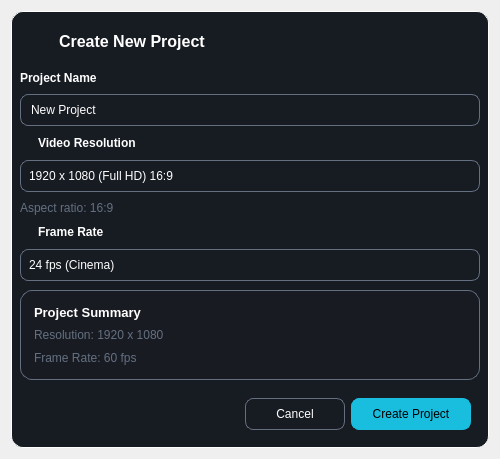
<?xml version="1.0" encoding="UTF-8"?>
<ui version="4.0">
 <class>NewProjectDialogClass</class>
 <widget class="QDialog" name="NewProjectDialogClass">
  <property name="geometry">
   <rect>
    <x>0</x>
    <y>0</y>
    <width>500</width>
    <height>459</height>
   </rect>
  </property>
  <property name="windowTitle">
   <string>NewProjectDialog</string>
  </property>
  <property name="styleSheet">
   <string notr="true">#mainWidget {
  background: #171B22;
  border: 1px solid white;
  border-radius: 12px;
}

QLabel {
  color: white;
}

#closeButton {
  background: transparent;
}

#aspectRatioLabel, #resolutionLabel, #framerateLabel {
  color: #647081;
}

#resumeWidget {
  background: #181B22;
  border: 1px solid #647081;
  border-radius: 12px;
}

#cancelButton {
  background: #171B22;
  color: white;
  border: 1px solid #647081;
  border-radius: 8px;
}

#cancelButton:hover {
  background-color: #1E2330;
  color: white;
}

#createProjectButton {
  background: #19BDDE;
  color: black;
  border: 1px solid #19BDDE;
  border-radius: 8px;
}

#createProjectButton:hover {
  background-color: #14A8C6;
  color: black;
}

QLineEdit {
  background: #171B22;
  color: white;
  border: 1px solid #647081;
  border-radius: 8px;
  padding-left: 8px;
}

QLineEdit:focus {
    border: 1px solid #19BDDE;
}

QComboBox {
  background: #171B22;
  color: white;
  border: 1px solid #647081;
  border-radius: 8px;
  padding-left: 8px;
}

QComboBox:focus {
    border: 1px solid #19BDDE;
}

QComboBox::drop-down {
    subcontrol-origin: padding;
    subcontrol-position: top right;
    width: 22px;
    border-left: 0px solid #444;
}

QComboBox::down-arrow {
    image: url(:/FrameFlow/down.svg);
    width: 10px;
    height: 10px;
}

QComboBox QAbstractItemView {
  background-color: #171B22;
  border: 1px solid white;
  selection-background-color: #00c853;
  selection-color: white;
  outline: none;
  color: white;
}

QComboBox QAbstractItemView::item {
    padding: 10px 0px;
}

QComboBox QAbstractItemView::item:hover {
  background-color: #2d2d2d;
}

QComboBox QScrollBar:vertical {
  width: 6px;
  background: transparent;
}
</string>
  </property>
  <layout class="QVBoxLayout" name="verticalLayout_2">
   <item>
    <widget class="QWidget" name="mainWidget" native="true">
     <layout class="QVBoxLayout" name="verticalLayout">
      <property name="spacing">
       <number>9</number>
      </property>
      <property name="leftMargin">
       <number>9</number>
      </property>
      <property name="topMargin">
       <number>9</number>
      </property>
      <property name="rightMargin">
       <number>9</number>
      </property>
      <property name="bottomMargin">
       <number>9</number>
      </property>
      <item>
       <widget class="QWidget" name="headerNewProjectWidget" native="true">
        <property name="sizePolicy">
         <sizepolicy hsizetype="Preferred" vsizetype="Fixed">
          <horstretch>0</horstretch>
          <verstretch>0</verstretch>
         </sizepolicy>
        </property>
        <layout class="QHBoxLayout" name="horizontalLayout">
         <property name="leftMargin">
          <number>9</number>
         </property>
         <property name="topMargin">
          <number>9</number>
         </property>
         <property name="rightMargin">
          <number>9</number>
         </property>
         <property name="bottomMargin">
          <number>9</number>
         </property>
         <item>
          <widget class="QLabel" name="label_2">
           <property name="minimumSize">
            <size>
             <width>24</width>
             <height>24</height>
            </size>
           </property>
           <property name="maximumSize">
            <size>
             <width>24</width>
             <height>24</height>
            </size>
           </property>
           <property name="text">
            <string/>
           </property>
           <property name="pixmap">
            <pixmap resource="frameflow.qrc">:/FrameFlow/video.svg</pixmap>
           </property>
           <property name="scaledContents">
            <bool>true</bool>
           </property>
          </widget>
         </item>
         <item>
          <widget class="QLabel" name="label">
           <property name="font">
            <font>
             <pointsize>12</pointsize>
             <bold>true</bold>
            </font>
           </property>
           <property name="text">
            <string>Create New Project</string>
           </property>
          </widget>
         </item>
         <item>
          <widget class="QPushButton" name="closeButton">
           <property name="minimumSize">
            <size>
             <width>18</width>
             <height>18</height>
            </size>
           </property>
           <property name="maximumSize">
            <size>
             <width>18</width>
             <height>18</height>
            </size>
           </property>
           <property name="cursor">
            <cursorShape>PointingHandCursor</cursorShape>
           </property>
           <property name="text">
            <string/>
           </property>
           <property name="icon">
            <iconset resource="frameflow.qrc">
             <normaloff>:/FrameFlow/close.svg</normaloff>:/FrameFlow/close.svg</iconset>
           </property>
           <property name="flat">
            <bool>true</bool>
           </property>
          </widget>
         </item>
        </layout>
       </widget>
      </item>
      <item>
       <widget class="QLabel" name="label_3">
        <property name="sizePolicy">
         <sizepolicy hsizetype="Preferred" vsizetype="Fixed">
          <horstretch>0</horstretch>
          <verstretch>0</verstretch>
         </sizepolicy>
        </property>
        <property name="font">
         <font>
          <bold>true</bold>
         </font>
        </property>
        <property name="text">
         <string>Project Name</string>
        </property>
       </widget>
      </item>
      <item>
       <widget class="QLineEdit" name="lineEdit">
        <property name="minimumSize">
         <size>
          <width>0</width>
          <height>32</height>
         </size>
        </property>
        <property name="maximumSize">
         <size>
          <width>16777215</width>
          <height>32</height>
         </size>
        </property>
        <property name="text">
         <string>New Project</string>
        </property>
       </widget>
      </item>
      <item>
       <widget class="QWidget" name="horizontalWidget" native="true">
        <property name="sizePolicy">
         <sizepolicy hsizetype="Preferred" vsizetype="Fixed">
          <horstretch>0</horstretch>
          <verstretch>0</verstretch>
         </sizepolicy>
        </property>
        <layout class="QHBoxLayout" name="horizontalLayout_2">
         <property name="spacing">
          <number>2</number>
         </property>
         <property name="leftMargin">
          <number>0</number>
         </property>
         <property name="topMargin">
          <number>0</number>
         </property>
         <property name="rightMargin">
          <number>0</number>
         </property>
         <property name="bottomMargin">
          <number>0</number>
         </property>
         <item>
          <widget class="QLabel" name="label_6">
           <property name="minimumSize">
            <size>
             <width>16</width>
             <height>16</height>
            </size>
           </property>
           <property name="maximumSize">
            <size>
             <width>16</width>
             <height>16</height>
            </size>
           </property>
           <property name="text">
            <string/>
           </property>
           <property name="pixmap">
            <pixmap resource="frameflow.qrc">:/FrameFlow/monitor.svg</pixmap>
           </property>
           <property name="scaledContents">
            <bool>true</bool>
           </property>
          </widget>
         </item>
         <item>
          <widget class="QLabel" name="label_5">
           <property name="font">
            <font>
             <bold>true</bold>
            </font>
           </property>
           <property name="text">
            <string>Video Resolution</string>
           </property>
          </widget>
         </item>
        </layout>
       </widget>
      </item>
      <item>
       <widget class="QComboBox" name="vrComboBox">
        <property name="minimumSize">
         <size>
          <width>0</width>
          <height>32</height>
         </size>
        </property>
        <property name="maximumSize">
         <size>
          <width>16777215</width>
          <height>32</height>
         </size>
        </property>
        <property name="cursor">
         <cursorShape>PointingHandCursor</cursorShape>
        </property>
        <item>
         <property name="text">
          <string>1920 x 1080 (Full HD) 16:9</string>
         </property>
        </item>
        <item>
         <property name="text">
          <string>2560 x 1440 (2K) 16:9</string>
         </property>
        </item>
        <item>
         <property name="text">
          <string>3840 x 2160 (4K) 16:9</string>
         </property>
        </item>
        <item>
         <property name="text">
          <string>1280 x 720 (HD) 16:9</string>
         </property>
        </item>
        <item>
         <property name="text">
          <string>1080 x 1920 (Vertical HD) 9:16</string>
         </property>
        </item>
        <item>
         <property name="text">
          <string>1080 x 1080 (Square) 1:1</string>
         </property>
        </item>
       </widget>
      </item>
      <item>
       <widget class="QLabel" name="aspectRatioLabel">
        <property name="sizePolicy">
         <sizepolicy hsizetype="Preferred" vsizetype="Fixed">
          <horstretch>0</horstretch>
          <verstretch>0</verstretch>
         </sizepolicy>
        </property>
        <property name="text">
         <string>Aspect ratio: 16:9</string>
        </property>
       </widget>
      </item>
      <item>
       <widget class="QWidget" name="horizontalWidget_2" native="true">
        <property name="sizePolicy">
         <sizepolicy hsizetype="Preferred" vsizetype="Fixed">
          <horstretch>0</horstretch>
          <verstretch>0</verstretch>
         </sizepolicy>
        </property>
        <layout class="QHBoxLayout" name="horizontalLayout_3">
         <property name="spacing">
          <number>2</number>
         </property>
         <property name="leftMargin">
          <number>0</number>
         </property>
         <property name="topMargin">
          <number>0</number>
         </property>
         <property name="rightMargin">
          <number>0</number>
         </property>
         <property name="bottomMargin">
          <number>0</number>
         </property>
         <item>
          <widget class="QLabel" name="label_8">
           <property name="minimumSize">
            <size>
             <width>16</width>
             <height>16</height>
            </size>
           </property>
           <property name="maximumSize">
            <size>
             <width>16</width>
             <height>16</height>
            </size>
           </property>
           <property name="text">
            <string/>
           </property>
           <property name="pixmap">
            <pixmap resource="frameflow.qrc">:/FrameFlow/videowhite.svg</pixmap>
           </property>
           <property name="scaledContents">
            <bool>true</bool>
           </property>
          </widget>
         </item>
         <item>
          <widget class="QLabel" name="label_7">
           <property name="font">
            <font>
             <bold>true</bold>
            </font>
           </property>
           <property name="text">
            <string>Frame Rate</string>
           </property>
          </widget>
         </item>
        </layout>
       </widget>
      </item>
      <item>
       <widget class="QComboBox" name="frComboBox">
        <property name="minimumSize">
         <size>
          <width>0</width>
          <height>32</height>
         </size>
        </property>
        <property name="maximumSize">
         <size>
          <width>16777215</width>
          <height>32</height>
         </size>
        </property>
        <property name="cursor">
         <cursorShape>PointingHandCursor</cursorShape>
        </property>
        <item>
         <property name="text">
          <string>24 fps (Cinema)</string>
         </property>
        </item>
        <item>
         <property name="text">
          <string>25 fps (PAL)</string>
         </property>
        </item>
        <item>
         <property name="text">
          <string>30 fps (Standard)</string>
         </property>
        </item>
        <item>
         <property name="text">
          <string>50 fps (PAL High)</string>
         </property>
        </item>
        <item>
         <property name="text">
          <string>60 fps (Smooth)</string>
         </property>
        </item>
        <item>
         <property name="text">
          <string>120 fps (High Speed)</string>
         </property>
        </item>
       </widget>
      </item>
      <item>
       <widget class="QWidget" name="resumeWidget" native="true">
        <layout class="QVBoxLayout" name="verticalLayout_3">
         <property name="leftMargin">
          <number>14</number>
         </property>
         <property name="topMargin">
          <number>14</number>
         </property>
         <property name="rightMargin">
          <number>14</number>
         </property>
         <property name="bottomMargin">
          <number>14</number>
         </property>
         <item>
          <widget class="QLabel" name="label_4">
           <property name="font">
            <font>
             <pointsize>10</pointsize>
             <bold>true</bold>
            </font>
           </property>
           <property name="text">
            <string>Project Summary</string>
           </property>
          </widget>
         </item>
         <item>
          <widget class="QLabel" name="resolutionLabel">
           <property name="text">
            <string>Resolution: 1920 x 1080</string>
           </property>
          </widget>
         </item>
         <item>
          <widget class="QLabel" name="framerateLabel">
           <property name="text">
            <string>Frame Rate: 60 fps</string>
           </property>
          </widget>
         </item>
        </layout>
       </widget>
      </item>
      <item>
       <widget class="QWidget" name="footerNewProjectWidget" native="true">
        <property name="sizePolicy">
         <sizepolicy hsizetype="Preferred" vsizetype="Fixed">
          <horstretch>0</horstretch>
          <verstretch>0</verstretch>
         </sizepolicy>
        </property>
        <layout class="QHBoxLayout" name="horizontalLayout_4">
         <property name="leftMargin">
          <number>9</number>
         </property>
         <property name="topMargin">
          <number>9</number>
         </property>
         <property name="rightMargin">
          <number>9</number>
         </property>
         <property name="bottomMargin">
          <number>9</number>
         </property>
         <item>
          <spacer name="horizontalSpacer">
           <property name="orientation">
            <enum>Qt::Orientation::Horizontal</enum>
           </property>
           <property name="sizeHint" stdset="0">
            <size>
             <width>40</width>
             <height>20</height>
            </size>
           </property>
          </spacer>
         </item>
         <item>
          <widget class="QPushButton" name="cancelButton">
           <property name="minimumSize">
            <size>
             <width>100</width>
             <height>32</height>
            </size>
           </property>
           <property name="maximumSize">
            <size>
             <width>100</width>
             <height>32</height>
            </size>
           </property>
           <property name="cursor">
            <cursorShape>PointingHandCursor</cursorShape>
           </property>
           <property name="text">
            <string>Cancel</string>
           </property>
          </widget>
         </item>
         <item>
          <widget class="QPushButton" name="createProjectButton">
           <property name="minimumSize">
            <size>
             <width>120</width>
             <height>32</height>
            </size>
           </property>
           <property name="maximumSize">
            <size>
             <width>120</width>
             <height>32</height>
            </size>
           </property>
           <property name="cursor">
            <cursorShape>PointingHandCursor</cursorShape>
           </property>
           <property name="text">
            <string>Create Project</string>
           </property>
          </widget>
         </item>
        </layout>
       </widget>
      </item>
     </layout>
    </widget>
   </item>
  </layout>
 </widget>
 <layoutdefault spacing="6" margin="11"/>
 <resources>
  <include location="frameflow.qrc"/>
 </resources>
 <connections>
  <connection>
   <sender>closeButton</sender>
   <signal>clicked()</signal>
   <receiver>NewProjectDialogClass</receiver>
   <slot>reject()</slot>
   <hints>
    <hint type="sourcelabel">
     <x>463</x>
     <y>38</y>
    </hint>
    <hint type="destinationlabel">
     <x>249</x>
     <y>216</y>
    </hint>
   </hints>
  </connection>
  <connection>
   <sender>cancelButton</sender>
   <signal>clicked()</signal>
   <receiver>NewProjectDialogClass</receiver>
   <slot>reject()</slot>
   <hints>
    <hint type="sourcelabel">
     <x>296</x>
     <y>390</y>
    </hint>
    <hint type="destinationlabel">
     <x>249</x>
     <y>216</y>
    </hint>
   </hints>
  </connection>
  <connection>
   <sender>createProjectButton</sender>
   <signal>clicked()</signal>
   <receiver>NewProjectDialogClass</receiver>
   <slot>onCreateProject()</slot>
   <hints>
    <hint type="sourcelabel">
     <x>412</x>
     <y>415</y>
    </hint>
    <hint type="destinationlabel">
     <x>249</x>
     <y>229</y>
    </hint>
   </hints>
  </connection>
  <connection>
   <sender>frComboBox</sender>
   <signal>currentIndexChanged(int)</signal>
   <receiver>NewProjectDialogClass</receiver>
   <slot>onSelectionChange()</slot>
   <hints>
    <hint type="sourcelabel">
     <x>249</x>
     <y>266</y>
    </hint>
    <hint type="destinationlabel">
     <x>249</x>
     <y>229</y>
    </hint>
   </hints>
  </connection>
  <connection>
   <sender>vrComboBox</sender>
   <signal>currentIndexChanged(int)</signal>
   <receiver>NewProjectDialogClass</receiver>
   <slot>onSelectionChange()</slot>
   <hints>
    <hint type="sourcelabel">
     <x>249</x>
     <y>175</y>
    </hint>
    <hint type="destinationlabel">
     <x>249</x>
     <y>229</y>
    </hint>
   </hints>
  </connection>
 </connections>
 <slots>
  <slot>onCreateProject()</slot>
  <slot>onSelectionChange()</slot>
 </slots>
</ui>
